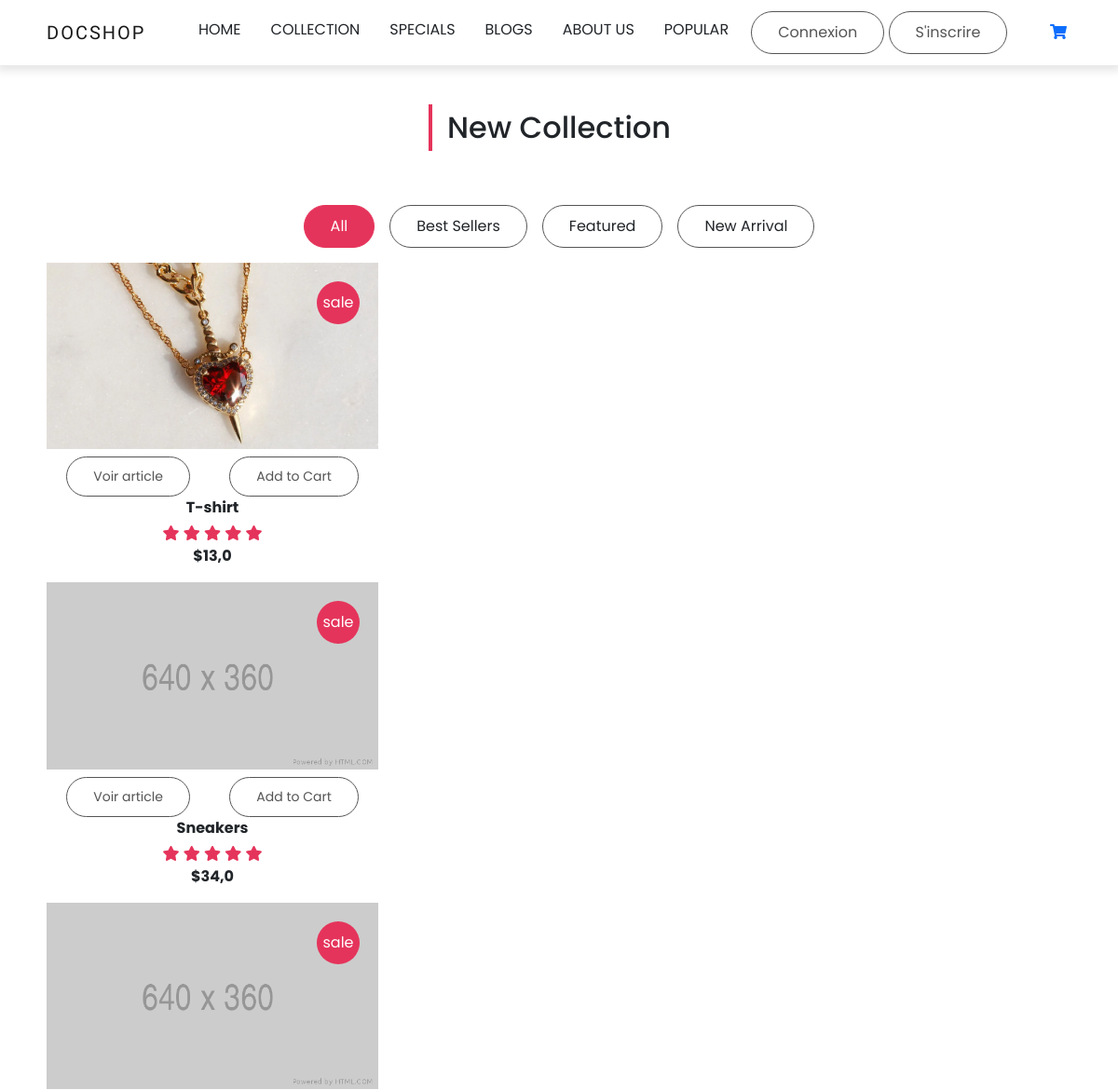
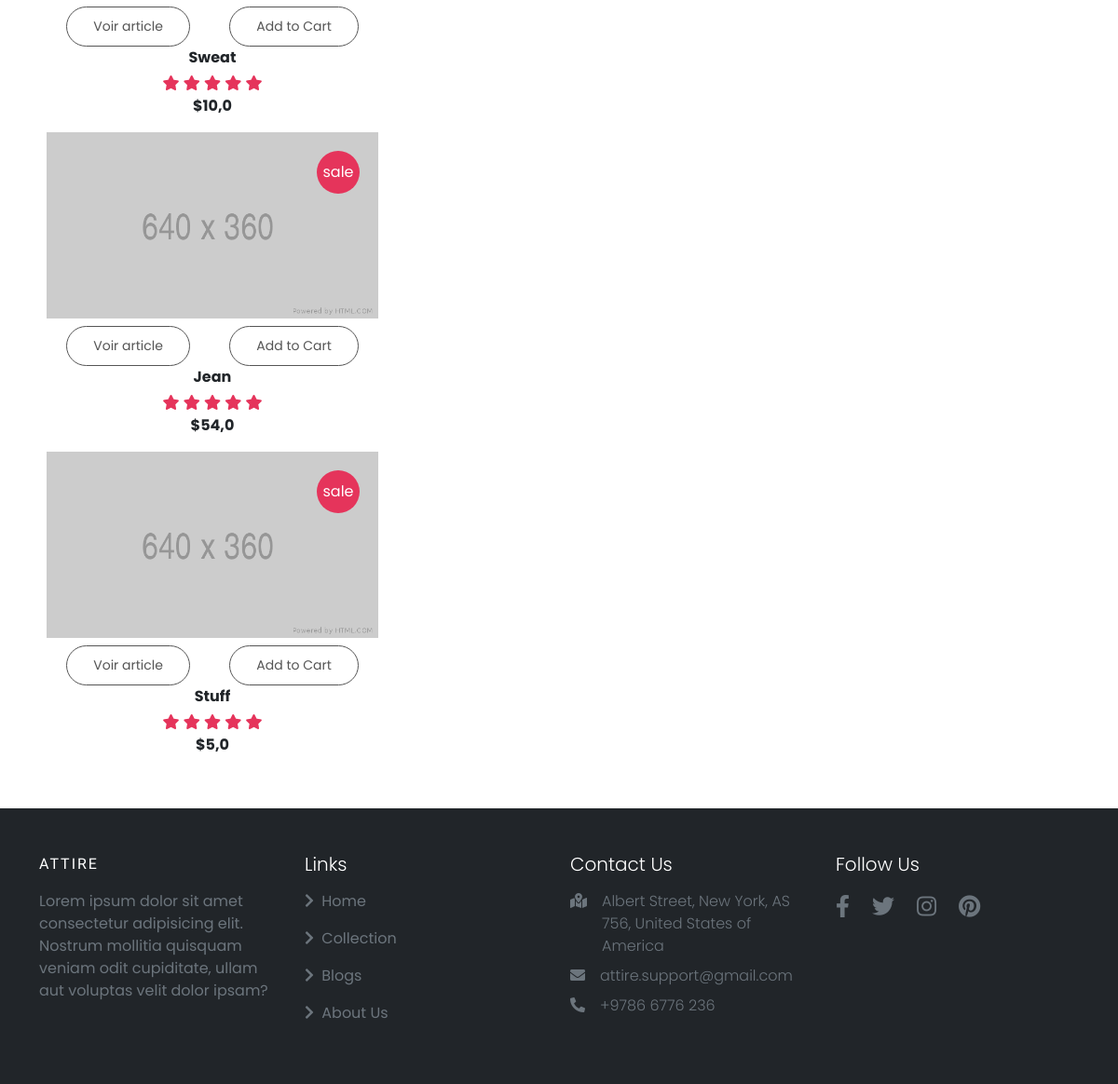
The page / on the database its author committed (2 pictures, top to bottom).
### store/models.py (models this page shows, shortened)
class Product(models.Model):
    name = models.CharField(max_length=128)
    slug = models.SlugField(max_length=128)
    price = models.FloatField(default=0.0)
    stock = models.IntegerField(default=0.0)
    description = models.TextField(blank=True)
    thumbnail = models.ImageField(upload_to="products", blank=True, null=True)
    image1 = models.ImageField(upload_to="products", blank=True, null=True)
    image2 = models.ImageField(upload_to="products", blank=True, null=True)
    image3 = models.ImageField(upload_to="products", blank=True, null=True)
    image4 = models.ImageField(upload_to="products", blank=True, null=True)
    image5 = models.ImageField(upload_to="products", blank=True, null=True)
    best_seller = models.BooleanField(default=False)
    featured = models.BooleanField(default=False)
    new_viral = models.BooleanField(default=False)
    def get_absolute_url(self):
        return reverse("product", kwargs={"slug": self.slug})

### store/views.py (the view)
# urls.py: path('', index, name='index'),
def index(request):
    products = Product.objects.all()
    try:
        user = get_user(request)
    except:
        return render(request, 'store/index.html', context={"products": products})
    return render(request, 'store/index.html', context={"products": products, "user":user})

### store/views.py (called while the page is built)
def get_user(request):
    device = request.COOKIES['device']
    user = request.user
    try:
        value = user.is_registered
    except:
        user, user_created = User.objects.get_or_create(device=device, username=device)
    return user

### store/templates/store/index.html (shortened to what this page needs)
{% extends 'base.html' %}
{% block content %}
    <section id = "collection" class = "py-5">
        <div class = "container">
            <div class = "title text-center">
                <h2 class = "position-relative d-inline-block">New Collection</h2>
            </div>
            <div class = "row g-0">
                <div class = "d-flex flex-wrap justify-content-center mt-5 filter-button-group">
                    <a href="{% url 'index' %}"><button type = "button" class = "btn m-2 text-dark active-filter-btn" data-filter = "*">All</button></a>
                    <a href="{% url 'best_seller' %}"><button type = "button" class = "btn m-2 text-dark" data-filter = ".best">Best Sellers</button></a>
                    <a href="{% url 'featured' %}"><button type = "button" class = "btn m-2 text-dark" data-filter = ".feat">Featured</button></a>
                    <a href="{% url 'new_arrival' %}"><button type = "button" class = "btn m-2 text-dark" data-filter = ".new">New Arrival</button></a>
                </div>
                <div class = "collection-list mt-8 gx-0 gy-10">
                {% for product in products %}
                        <div class = "col-md-6 col-lg-4 col-xl-4 p-2 mb-10 best">
                            <div class = "collection-img position-relative ">
                                <img src="{{ product.thumbnail.url }}" alt="{{ product.name }}" class = "w-100" style="width:330 px; height: 640 px;">
                                <span class = "position-absolute bg-primary text-white d-flex align-items-center justify-content-center">sale</span>
                            </div>
                            <div class="d-flex justify-content-sm-around">
                                <a href="{{ product.get_absolute_url }}"><button type = "button" class = "btn btn-sm btn-outline-success  mt-2 ">Voir article</button></a>
                                <a href="{% url 'add-to-cart' product.slug %}"><button type = "button" class = "btn mt-2 ml-4 btn-sm">Add to Cart</button></a>
                            </div>
                            <div class = "text-center">
                                <span class = "fw-bold">{{ product.name }}</span>
                                <div class = "rating mt-1">
                                    <span class = "text-primary"><i class = "fas fa-star"></i></span>
                                    <span class = "text-primary"><i class = "fas fa-star"></i></span>
                                    <span class = "text-primary"><i class = "fas fa-star"></i></span>
                                    <span class = "text-primary"><i class = "fas fa-star"></i></span>
                                    <span class = "text-primary"><i class = "fas fa-star"></i></span>
                                </div>
                                <span class = "fw-bold">${{ product.price }}</span>
                            </div>
                        </div>
                {% endfor %}
                    </div>
                </div>
            </div>
    </section>
    {% include 'footer.html' %}
{% endblock %}

### templates/base.html (shortened to what this page needs)
<!DOCTYPE html>
{% load static %}
<html lang="fr">
<head>
    <link rel="stylesheet" href="https://cdnjs.cloudflare.com/ajax/libs/font-awesome/5.15.4/css/all.min.css" />
    <link rel = "stylesheet" href = "{% static 'bootstrap-5.0.2-dist/css/bootstrap.min.css' %}">
    <link rel = "stylesheet" href = "{% static 'css/main.css' %}">
</head>
<body>
    <nav class = "navbar navbar-expand-lg navbar-light bg-white py-1">
        <div class = "container">
            <a class = "navbar-brand d-flex justify-content-between align-items-center order-lg-0" href = "{% url 'index' %}">
                <span class = "text-uppercase fw-lighter ms-2">Docshop</span>
            </a>
            <div class = "order-lg-2 nav-btns">
                <button type = "button" class = "btn position-relative">
                    <a href="{% url 'cart' %}">
                    <i class = "fa fa-shopping-cart"></i>
                    </a>
                </button>
            </div>
            <div class = "collapse navbar-collapse order-lg-1" id = "navMenu">
                <ul class = "navbar-nav mx-auto text-center">
                    <li class = "nav-item px-2 py-2">
                        <a class = "nav-link text-uppercase text-dark" href = "#header">home</a>
                    </li>
                    <li class = "nav-item px-2 py-2">
                        <a class = "nav-link text-uppercase text-dark" href = "#collection">collection</a>
                    </li>
                    <li class = "nav-item px-2 py-2">
                        <a class = "nav-link text-uppercase text-dark" href = "#special">specials</a>
                    </li>
                    <li class = "nav-item px-2 py-2">
                        <a class = "nav-link text-uppercase text-dark" href = "#blogs">blogs</a>
                    </li>
                    <li class = "nav-item px-2 py-2">
                        <a class = "nav-link text-uppercase text-dark" href = "#about">about us</a>
                    </li>
                    <li class = "nav-item px-2 py-2 border-0">
                        <a class = "nav-link text-uppercase text-dark" href = "#popular">popular</a>
                    </li>
                    <li>
                        <div class="nav-item px-2 py-2">
                        {% if user.is_registered %}
                            <a href=" {% url 'logout' %}" class="btn btn-warning">Se déconnecter</a>
                        {% else %}
                            <a href=" {% url 'login' %}" class="btn btn-warning">Connexion</a>
                            <a href=" {% url 'signup' %}" class="btn btn-warning">S'inscrire</a>
                        {% endif %}
                        </div>
                    </li>
                </ul>
            </div>
        </div>
    </nav>
{% block content %}
{% endblock %}
</body>
</html>

### templates/footer.html
{% load static %}
{% block content %}
    <footer class = "bg-dark py-5 ">
        <div class = "container">
            <div class = "row text-white g-4">
                <div class = "col-md-6 col-lg-3">
                    <a class = "text-uppercase text-decoration-none brand text-white" href = "index.html">Attire</a>
                    <p class = "text-white text-muted mt-3">Lorem ipsum dolor sit amet consectetur adipisicing elit. Nostrum mollitia quisquam veniam odit cupiditate, ullam aut voluptas velit dolor ipsam?</p>
                </div>
                <div class = "col-md-6 col-lg-3">
                    <h5 class = "fw-light">Links</h5>
                    <ul class = "list-unstyled">
                        <li class = "my-3">
                            <a href = "#" class = "text-white text-decoration-none text-muted">
                                <i class = "fas fa-chevron-right me-1"></i> Home
                            </a>
                        </li>
                        <li class = "my-3">
                            <a href = "#" class = "text-white text-decoration-none text-muted">
                                <i class = "fas fa-chevron-right me-1"></i> Collection
                            </a>
                        </li>
                        <li class = "my-3">
                            <a href = "#" class = "text-white text-decoration-none text-muted">
                                <i class = "fas fa-chevron-right me-1"></i> Blogs
                            </a>
                        </li>
                        <li class = "my-3">
                            <a href = "#" class = "text-white text-decoration-none text-muted">
                                <i class = "fas fa-chevron-right me-1"></i> About Us
                            </a>
                        </li>
                    </ul>
                </div>
                <div class = "col-md-6 col-lg-3">
                    <h5 class = "fw-light mb-3">Contact Us</h5>
                    <div class = "d-flex justify-content-start align-items-start my-2 text-muted">
                        <span class = "me-3">
                            <i class = "fas fa-map-marked-alt"></i>
                        </span>
                        <span class = "fw-light">
                            Albert Street, New York, AS 756, United States of America
                        </span>
                    </div>
                    <div class = "d-flex justify-content-start align-items-start my-2 text-muted">
                        <span class = "me-3">
                            <i class = "fas fa-envelope"></i>
                        </span>
                        <span class = "fw-light">
                            attire.support@gmail.com
                        </span>
                    </div>
                    <div class = "d-flex justify-content-start align-items-start my-2 text-muted">
                        <span class = "me-3">
                            <i class = "fas fa-phone-alt"></i>
                        </span>
                        <span class = "fw-light">
                            +9786 6776 236
                        </span>
                    </div>
                </div>
                <div class = "col-md-6 col-lg-3">
                    <h5 class = "fw-light mb-3">Follow Us</h5>
                    <div>
                        <ul class = "list-unstyled d-flex">
                            <li>
                                <a href = "#" class = "text-white text-decoration-none text-muted fs-4 me-4">
                                    <i class = "fab fa-facebook-f"></i>
                                </a>
                            </li>
                            <li>
                                <a href = "#" class = "text-white text-decoration-none text-muted fs-4 me-4">
                                    <i class = "fab fa-twitter"></i>
                                </a>
                            </li>
                            <li>
                                <a href = "#" class = "text-white text-decoration-none text-muted fs-4 me-4">
                                    <i class = "fab fa-instagram"></i>
                                </a>
                            </li>
                            <li>
                                <a href = "#" class = "text-white text-decoration-none text-muted fs-4 me-4">
                                    <i class = "fab fa-pinterest"></i>
                                </a>
                            </li>
                        </ul>
                    </div>
                </div>
            </div>
        </div>
    </footer>
{% endblock %}

### static/css/main.css (style rules this page uses)
:root { --lg-font: 'Kaisei Tokumin', serif; --sm-font: 'Poppins', sans-serif; --pink: #e5345b; }
body { font-family: var(--sm-font); height:100%; }
.bg-primary { background-color: var(--pink)!important; }
.btn:not(.nav-btns button) { background-color: #fff; color: rgb(85, 85, 85); padding: 10px 28px; border-radius: 25px; border: 1px solid rgb(85, 85, 85); }
.text-primary { color: var(--pink)!important; }
.navbar { -webkit-box-shadow: 0 3px 9px 3px rgba(0, 0, 0, 0.1); box-shadow: 0 3px 9px 3px rgba(0, 0, 0, 0.1); }
.navbar-brand span { letter-spacing: 2px; font-family: var(--lg-font); }
.nav-item { border-bottom: 0.5px solid rgba(0, 0, 0, 0.05); }
.title h2::before { position: absolute; content: ""; width: 4px; height: 50px; background-color: var(--pink); left: -20px; top: 50%; -webkit-transform: translateY(-50%); -ms-transform: translateY(-50%); transform: translateY(-50%); }
.active-filter-btn { background-color: var(--pink)!important; color: #fff!important; border-color: var(--pink)!important; }
.collection-img span { top: 20px; right: 20px; width: 46px; height: 46px; border-radius: 50%; }
footer .brand { font-family: var(--lg-font); letter-spacing: 2px; }
footer a { -webkit-transition: color 0.3s ease; -o-transition: color 0.3s ease; transition: color 0.3s ease; }
@media (min-width: 992px) { .nav-item { border-bottom: none; } }

### rows shown on the page
Product: thumbnail (picture), name "T-shirt", price "13,0"
Product: thumbnail (placeholder picture), name "Sneakers", price "34,0"
Product: thumbnail (placeholder picture), name "Sweat", price "10,0"
Product: thumbnail (placeholder picture), name "Jean", price "54,0"
Product: thumbnail (placeholder picture), name "Stuff", price "5,0"
